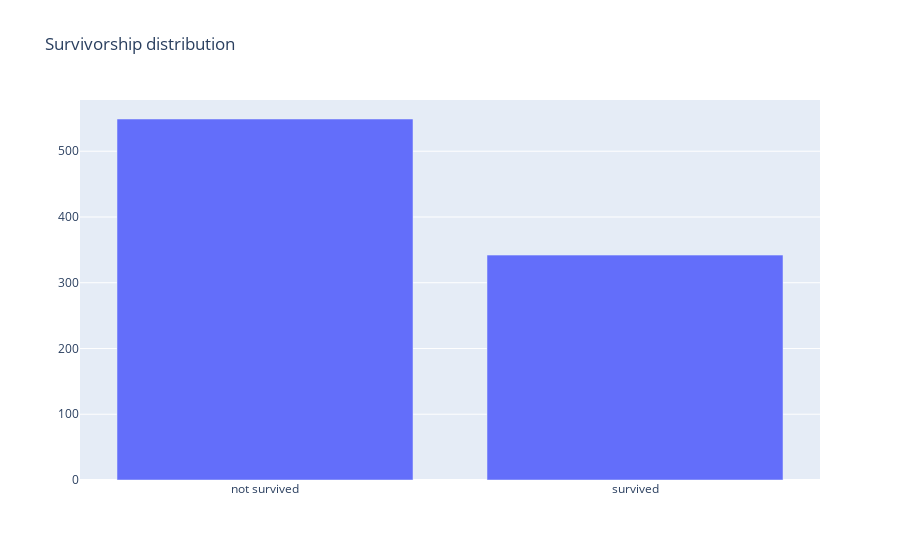

Notebook source saved alongside this figure:
### Code cell
fig = go.Figure(
    data = [go.Bar(
        x= ["not survived", "survived"],
        y=[len(df[df["Survived"] == 0]),len(df[df["Survived"] == 1])]
        )],
    layout_title_text="Survivorship distribution"
)
fig.show()

### Figure 1 — Plotly figure (JSON) as saved in the notebook; plotly's stock layout.template omitted (floating-point values rounded to 4 significant figures)
{"data": [{"type": "bar", "x": ["not survived", "survived"], "y": [549, 342]}], "layout": {"title": {"text": "Survivorship distribution"}}}
